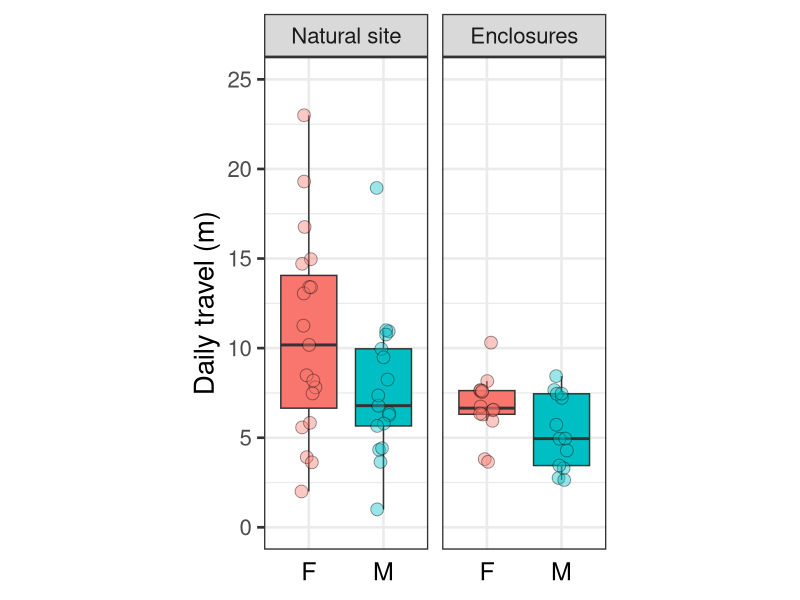
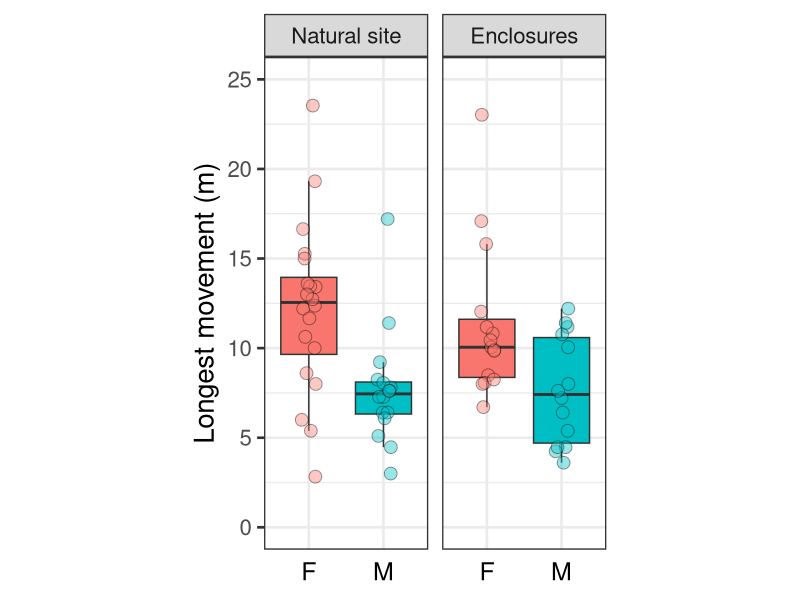
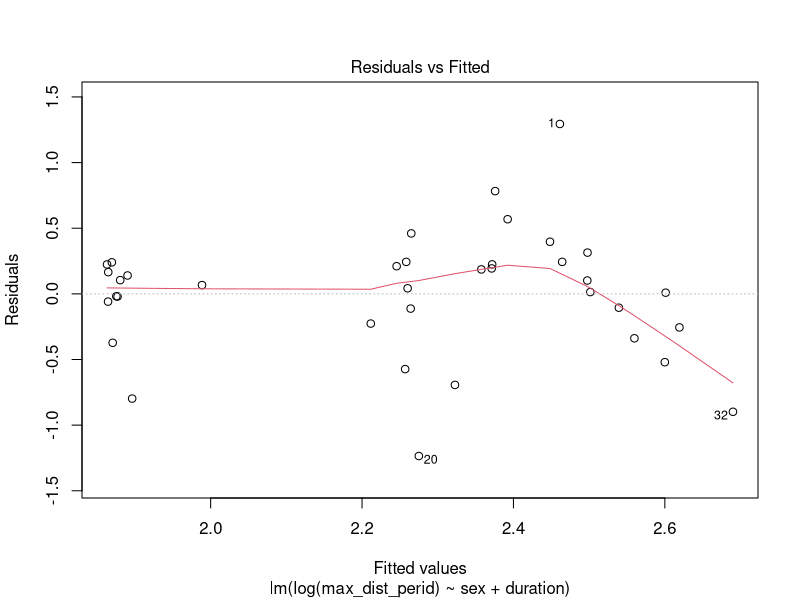
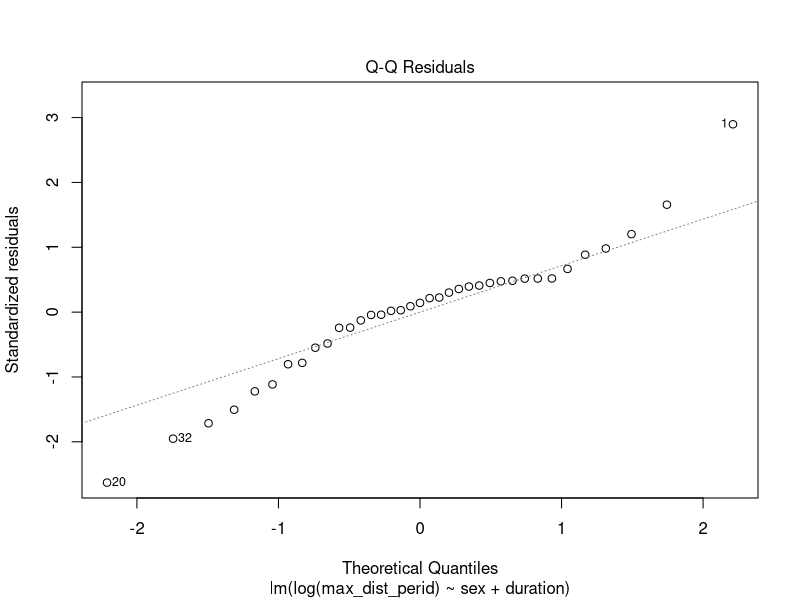
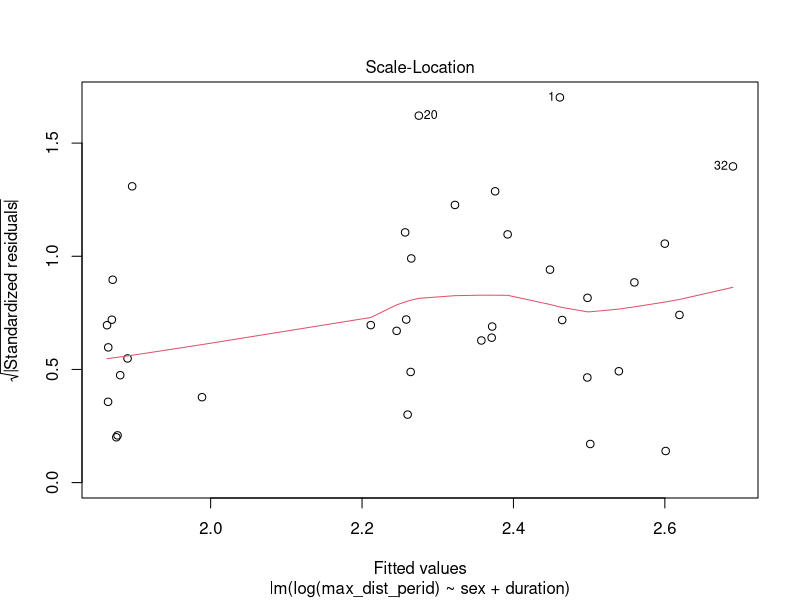
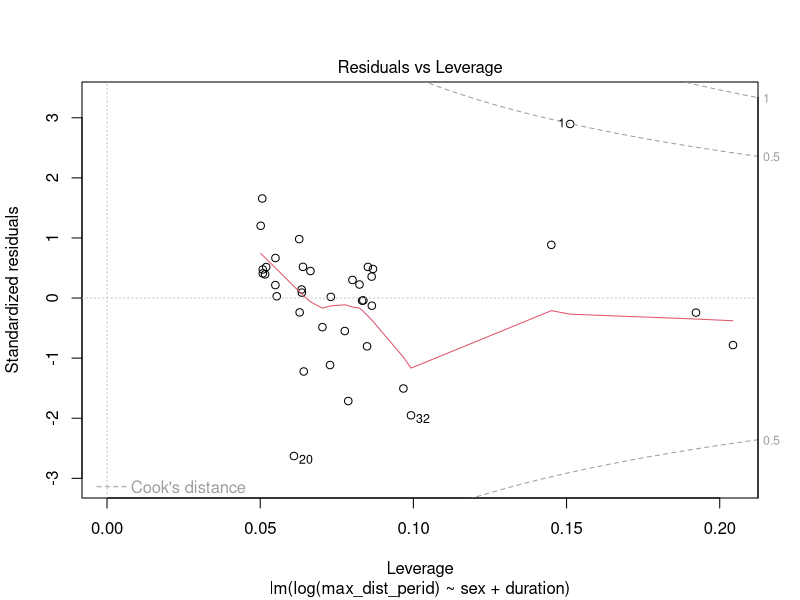
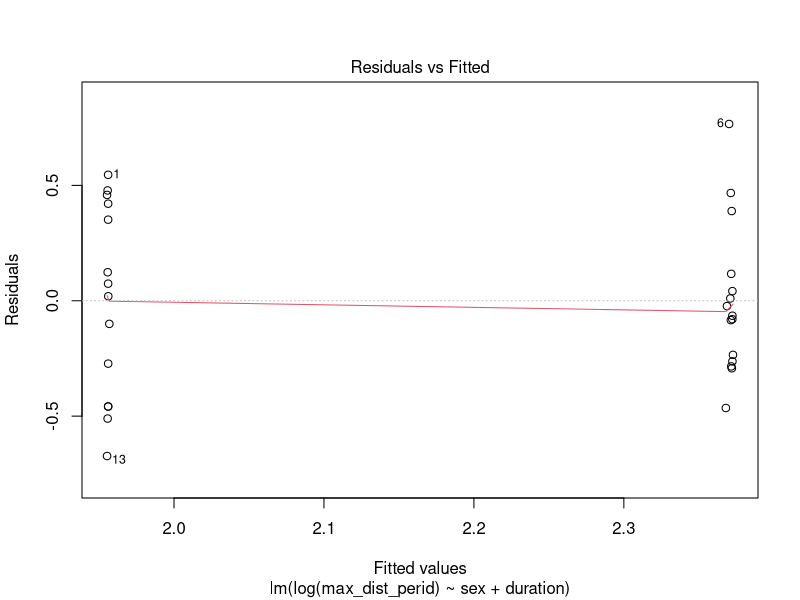
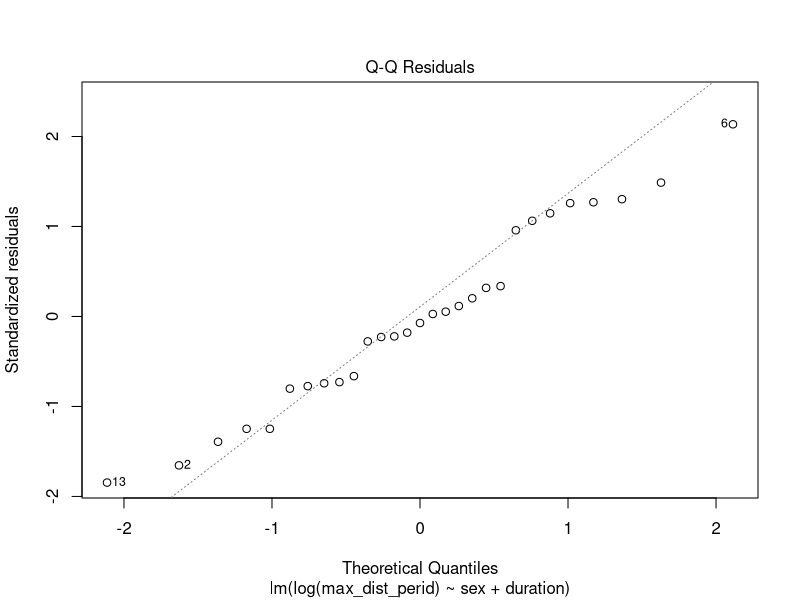

Source code (R) for these figures, in order: (Note: this script raises an error after producing the figures.)
#################### Description ####################

# Author: Andrius Pašukonis
# Email: andrius.pasukonis@cefe.cnrs.fr
# Script last edited 2022-03-24

# for Pašukonis et al. 2022: sex differences in poison frog spatial behavior
# Space use comparison for O. sylvatica tracked in enclosures and at a natural site

###########
# libraries
library(sp)
library(dplyr)
library(ggplot2)
library(lme4)
library(lmerTest)
library(car)

# set working folder
setwd("~/")

# read in, display, and summarize 'csv' data
data_raw <- read.table("osylv_spaceuse_raw.csv", header = T, sep =",")
head(data_raw)

# Create timestamp 
timestamp<-paste(data_raw$date, data_raw$time)
tracks <- as.data.frame(data_raw)

# create a POSIXct object from timestamp and attach it do the dataframe
tracks$dt <- as.POSIXct(timestamp,  format="%d.%m.%y %H:%M")
head(tracks)

# Round up the coordinates to 0.1m 
tracks$x_utm <- round(tracks$x_utm, digits = 0.1)
tracks$y_utm <- round(tracks$y_utm, digits = 0.1)

# Add collumns with delta distance and delta time 
tracks <- tracks %>%
  group_by(id) %>%
  mutate(time_diff = difftime(dt, lag(dt, n = 1L), units = "min"), delta_x = x_utm - lag(x_utm, n = 1L), delta_y = y_utm - lag(y_utm, n = 1L), dist = sqrt(delta_x^2+delta_y^2))

## Tracking duration
# first pt of trajectory
tracks %>%
  group_by(id) %>%
  slice_head() -> start 
# last pt of trajectory
tracks %>%
  group_by(id) %>%
  slice_tail() -> end 
duration <- left_join(start, end, by = c("id", "sex", "species")) #join first and last pt of trajectory

# calculate durations and clean up dataframe
duration <- duration %>%
  mutate(duration = difftime(dt.y,dt.x, units = "days")) %>%
  dplyr::select(id, sex, species, start_time = dt.x, end_time = dt.y, duration)

## Daily movement 
# Daily cumulative distances
extras <-  dplyr::distinct(tracks, date, id, .keep_all=TRUE)
extras_perid <-  dplyr::distinct(tracks, id, .keep_all=TRUE)

# Tally the number relocations for each individual per day
tracks %>%
  group_by(date) %>%
  dplyr::count(id) -> relocs.perday

daily <- tracks %>%
  group_by(date,id) %>%
  filter(!dist == "NA") %>%
  dplyr::summarize(daily_dist = sum(dist), na.rm=TRUE)

daily <- full_join(daily, extras)
daily <- full_join(daily, relocs.perday)

# Maximum individual distances moved
splitted_id <- split(tracks[,c("x_utm","y_utm")], tracks$id)
distances <- lapply(splitted_id, dist)
max_dist_perid <-  lapply(distances, max)
daily$max_dist_perid <- unsplit(max_dist_perid, daily$id)

# Remove first row (tagging date) and last row (untagging day) per individual 
# Sort the daily, group by id and add index of id+date as a new variable
daily %>%
  arrange(id, date) %>%
  group_by(id) %>%
  mutate(id_day = paste(id, date)) -> daily_grouped

# select last row of each id group and make new variable
daily_grouped %>%  
  top_n(1, date) -> last_rows

# select first row of each id group and make new variable
daily_grouped %>%  
  top_n(-1, date) -> first_rows  

# filter daily_grouped by removing rows that match "id_day" of "last_rows" and "first_rows"
daily_select <- filter(daily_grouped, !(id_day %in% last_rows$id_day), !(id_day %in% first_rows$id_day))
daily_select <- dplyr::select(daily_select, id, date, sex, site, relocs = n, daily_dist, max_dist_perid)

# summarize by individual
daily_perid <- daily_select %>%
  group_by(id) %>%
  dplyr::summarize(mean_cumul = mean(daily_dist), max_dist_perid = first(max_dist_perid),
                   sex = first(sex), site = first(site)) %>%
  left_join(duration)
  
## Plots 
# boxplot of mean cumulative distance by sex
daily_plot <-
  ggplot(daily_perid, aes(x= sex, y=mean_cumul, fill = sex)) + 
  theme_bw(20) +
  geom_boxplot(aes(fill = sex), outlier.shape = NA) +
  labs(y = "Daily travel (m)") +
  geom_jitter(aes(fill=sex), position=position_jitterdodge(0.2), shape = 21, size = 4, alpha=0.4) +
  facet_wrap(~site, labeller = labeller(
    site=c(can ="Natural site", oto = "Enclosures"))) +
  scale_x_discrete(labels= c("F", "M")) +
  theme(legend.position= "none", axis.title.x = element_blank(),
        axis.ticks.x = element_blank(), axis.text.x = element_text(color = "black", size = 18),
        aspect.ratio = 3) +
  ylim(0, 25)
daily_plot

#boxplot of maximum dist per id
maxdist_plot <-
  ggplot(daily_perid, aes(x= sex, y=max_dist_perid, fill = sex)) + 
  theme_bw(20) +
  geom_boxplot(aes(fill = sex), outlier.shape = NA) +
  labs(y = "Longest movement (m)") +
  geom_jitter(aes(fill=sex), position=position_jitterdodge(0.2), shape = 21, size = 4, alpha=0.4) +
  facet_wrap(~site, labeller = labeller(
    site=c(can ="Natural site", oto = "Enclosures"))) +
  scale_x_discrete(labels= c("F", "M")) +
  theme(legend.position= "none", axis.title.x = element_blank(),
        axis.ticks.x = element_blank(), axis.text.x = element_text(color = "black", size = 18),
        aspect.ratio = 3) +
  ylim(0, 25) # excludes one male point at >40m from Canande
maxdist_plot

## Models
# Max dist
can <- filter(daily_perid, site == "can")
oto <- filter(daily_perid, site == "oto")

m23_oscan_max <- lm(log(max_dist_perid) ~ sex + duration, data = can)
plot(m23_oscan_max)
summary(m23_oscan_max)

m24_osoto_max <- lm(log(max_dist_perid) ~ sex + duration, data = oto)
plot(m24_osoto_max)
summary(m24_osoto_max)

# Daily dist
can_daily <- filter(daily_select, site == "can")
oto_daily <- filter(daily_select, site == "oto")

m25_oscan_dl <- lmer(log(daily_dist + 1) ~ sex + (1|id), data = can_daily)
plot(m25_oscan_dl)
summary(m25_oscan_dl)

m26_osoto_dl <- lmer(log(daily_dist + 1) ~ sex + (1|id), data = oto_daily)
plot(m26_oscan_dl)
summary(m26_osoto_dl)
